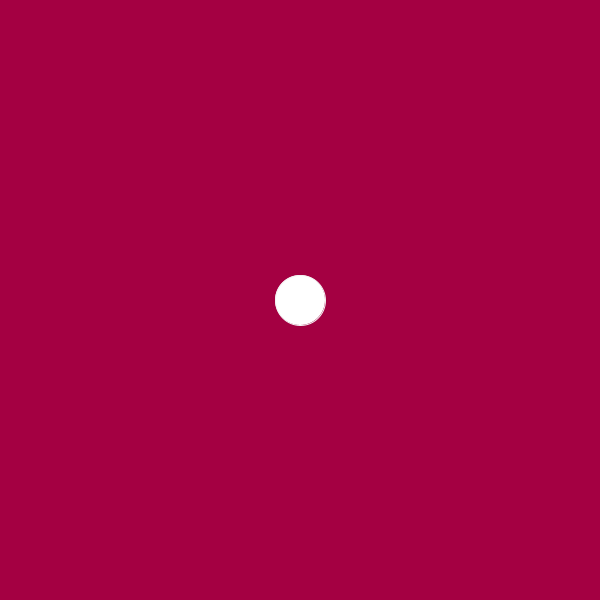
Frame 1 (no input)
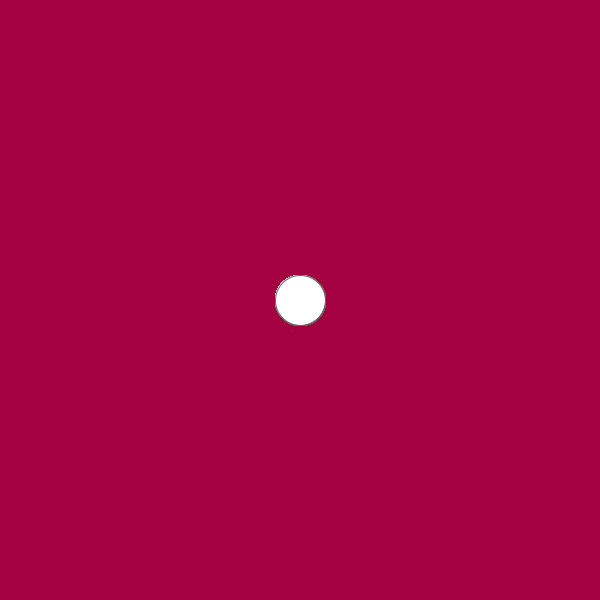
Frame 60 (the mouse pressed at the canvas centre just before this capture)
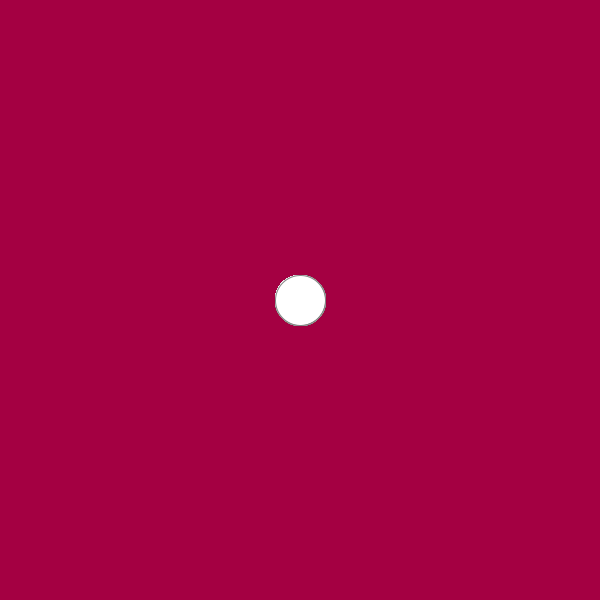
Frame 120 (the mouse held since frame 60 and released just before this capture)

The Processing sketch that drew these frames (run headless with seeded random() and noise(); from frame 60 on, the mouse is pressed at the canvas centre):

// Processing sketch: s06_key_control
// ── s06_key_control.pde
// declare a variable
float x;
float y;
void setup() {
  size(600, 600);
  background(random(255), 0, random(255));
  // initialize the variable
  x = width/2;
  y = height/2;
}

void draw() {
  // use the variable
  stroke(random(255));
  ellipse(x, y, 50, 50);  
}
void keyPressed() {
  if(key == 'a') {
    x = x - 10;
  }
  if(key == 'o') {
    x = x + 10;
  }
  if(key == ' ') {
    x = random(width);
    y = random(height);
  }
  if(key == 's') {
    save("result.png");
  }
}
